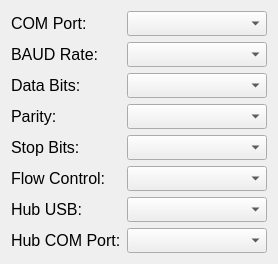
    <widget class="QWidget" name="layoutWidget_5">
     <property name="geometry">
      <rect>
       <x>10</x>
       <y>42</y>
       <width>261</width>
       <height>260</height>
      </rect>
     </property>
     <layout class="QVBoxLayout" name="verticalLayout_2">
      <item>
       <layout class="QHBoxLayout" name="horizontalLayout_6">
        <item>
         <widget class="QLabel" name="comLabel">
          <property name="sizePolicy">
           <sizepolicy hsizetype="Minimum" vsizetype="Minimum">
            <horstretch>0</horstretch>
            <verstretch>0</verstretch>
           </sizepolicy>
          </property>
          <property name="minimumSize">
           <size>
            <width>110</width>
            <height>25</height>
           </size>
          </property>
          <property name="maximumSize">
           <size>
            <width>110</width>
            <height>25</height>
           </size>
          </property>
          <property name="font">
           <font>
            <pointsize>12</pointsize>
           </font>
          </property>
          <property name="styleSheet">
           <string notr="true">color: black;</string>
          </property>
          <property name="text">
           <string>COM Port:</string>
          </property>
         </widget>
        </item>
        <item>
         <widget class="QComboBox" name="comPortComboBox">
          <property name="sizePolicy">
           <sizepolicy hsizetype="Fixed" vsizetype="Fixed">
            <horstretch>0</horstretch>
            <verstretch>0</verstretch>
           </sizepolicy>
          </property>
          <property name="minimumSize">
           <size>
            <width>140</width>
            <height>25</height>
           </size>
          </property>
          <property name="maximumSize">
           <size>
            <width>140</width>
            <height>25</height>
           </size>
          </property>
          <property name="baseSize">
           <size>
            <width>140</width>
            <height>25</height>
           </size>
          </property>
          <property name="font">
           <font>
            <pointsize>10</pointsize>
           </font>
          </property>
         </widget>
        </item>
       </layout>
      </item>
      <item>
       <layout class="QHBoxLayout" name="horizontalLayout_7">
        <item>
         <widget class="QLabel" name="baudLabel">
          <property name="sizePolicy">
           <sizepolicy hsizetype="Minimum" vsizetype="Minimum">
            <horstretch>0</horstretch>
            <verstretch>0</verstretch>
           </sizepolicy>
          </property>
          <property name="minimumSize">
           <size>
            <width>110</width>
            <height>25</height>
           </size>
          </property>
          <property name="maximumSize">
           <size>
            <width>110</width>
            <height>25</height>
           </size>
          </property>
          <property name="font">
           <font>
            <pointsize>12</pointsize>
           </font>
          </property>
          <property name="text">
           <string>BAUD Rate:</string>
          </property>
          <property name="alignment">
           <set>Qt::AlignmentFlag::AlignLeading|Qt::AlignmentFlag::AlignLeft|Qt::AlignmentFlag::AlignVCenter</set>
          </property>
         </widget>
        </item>
        <item>
         <widget class="QComboBox" name="baudSpeedComboBox">
          <property name="sizePolicy">
           <sizepolicy hsizetype="Fixed" vsizetype="Fixed">
            <horstretch>0</horstretch>
            <verstretch>0</verstretch>
           </sizepolicy>
          </property>
          <property name="minimumSize">
           <size>
            <width>140</width>
            <height>25</height>
           </size>
          </property>
          <property name="maximumSize">
           <size>
            <width>140</width>
            <height>25</height>
           </size>
          </property>
          <property name="baseSize">
           <size>
            <width>140</width>
            <height>25</height>
           </size>
          </property>
          <property name="font">
           <font>
            <pointsize>10</pointsize>
           </font>
          </property>
         </widget>
        </item>
       </layout>
      </item>
      <item>
       <layout class="QHBoxLayout" name="horizontalLayout_8">
        <item>
         <widget class="QLabel" name="dataLabel">
          <property name="sizePolicy">
           <sizepolicy hsizetype="Minimum" vsizetype="Minimum">
            <horstretch>0</horstretch>
            <verstretch>0</verstretch>
           </sizepolicy>
          </property>
          <property name="minimumSize">
           <size>
            <width>110</width>
            <height>25</height>
           </size>
          </property>
          <property name="maximumSize">
           <size>
            <width>110</width>
            <height>25</height>
           </size>
          </property>
          <property name="font">
           <font>
            <pointsize>12</pointsize>
           </font>
          </property>
          <property name="text">
           <string>Data Bits:</string>
          </property>
         </widget>
        </item>
        <item>
         <widget class="QComboBox" name="dataBitsComboBox">
          <property name="sizePolicy">
           <sizepolicy hsizetype="Fixed" vsizetype="Fixed">
            <horstretch>0</horstretch>
            <verstretch>0</verstretch>
           </sizepolicy>
          </property>
          <property name="minimumSize">
           <size>
            <width>140</width>
            <height>25</height>
           </size>
          </property>
          <property name="maximumSize">
           <size>
            <width>140</width>
            <height>25</height>
           </size>
          </property>
          <property name="baseSize">
           <size>
            <width>140</width>
            <height>25</height>
           </size>
          </property>
          <property name="font">
           <font>
            <pointsize>10</pointsize>
           </font>
          </property>
         </widget>
        </item>
       </layout>
      </item>
      <item>
       <layout class="QHBoxLayout" name="horizontalLayout_9">
        <item>
         <widget class="QLabel" name="parityLabel">
          <property name="sizePolicy">
           <sizepolicy hsizetype="Minimum" vsizetype="Minimum">
            <horstretch>0</horstretch>
            <verstretch>0</verstretch>
           </sizepolicy>
          </property>
          <property name="minimumSize">
           <size>
            <width>110</width>
            <height>25</height>
           </size>
          </property>
          <property name="maximumSize">
           <size>
            <width>110</width>
            <height>25</height>
           </size>
          </property>
          <property name="font">
           <font>
            <pointsize>12</pointsize>
           </font>
          </property>
          <property name="text">
           <string>Parity:</string>
          </property>
          <property name="alignment">
           <set>Qt::AlignmentFlag::AlignLeading|Qt::AlignmentFlag::AlignLeft|Qt::AlignmentFlag::AlignVCenter</set>
          </property>
         </widget>
        </item>
        <item>
         <widget class="QComboBox" name="parityComboBox">
          <property name="sizePolicy">
           <sizepolicy hsizetype="Fixed" vsizetype="Fixed">
            <horstretch>0</horstretch>
            <verstretch>0</verstretch>
           </sizepolicy>
          </property>
          <property name="minimumSize">
           <size>
            <width>140</width>
            <height>25</height>
           </size>
          </property>
          <property name="maximumSize">
           <size>
            <width>140</width>
            <height>25</height>
           </size>
          </property>
          <property name="baseSize">
           <size>
            <width>140</width>
            <height>25</height>
           </size>
          </property>
          <property name="font">
           <font>
            <pointsize>10</pointsize>
           </font>
          </property>
         </widget>
        </item>
       </layout>
      </item>
      <item>
       <layout class="QHBoxLayout" name="horizontalLayout_10">
        <item>
         <widget class="QLabel" name="stopLabel">
          <property name="sizePolicy">
           <sizepolicy hsizetype="Fixed" vsizetype="Fixed">
            <horstretch>0</horstretch>
            <verstretch>0</verstretch>
           </sizepolicy>
          </property>
          <property name="minimumSize">
           <size>
            <width>110</width>
            <height>25</height>
           </size>
          </property>
          <property name="maximumSize">
           <size>
            <width>110</width>
            <height>25</height>
           </size>
          </property>
          <property name="baseSize">
           <size>
            <width>11</width>
            <height>25</height>
           </size>
          </property>
          <property name="font">
           <font>
            <pointsize>12</pointsize>
           </font>
          </property>
          <property name="text">
           <string>Stop Bits:</string>
          </property>
         </widget>
        </item>
        <item>
         <widget class="QComboBox" name="stopBitsComboBox">
          <property name="sizePolicy">
           <sizepolicy hsizetype="Fixed" vsizetype="Fixed">
            <horstretch>0</horstretch>
            <verstretch>0</verstretch>
           </sizepolicy>
          </property>
          <property name="minimumSize">
           <size>
            <width>140</width>
            <height>25</height>
           </size>
          </property>
          <property name="maximumSize">
           <size>
            <width>140</width>
            <height>25</height>
           </size>
          </property>
          <property name="baseSize">
           <size>
            <width>140</width>
            <height>25</height>
           </size>
          </property>
          <property name="font">
           <font>
            <pointsize>10</pointsize>
           </font>
          </property>
         </widget>
        </item>
       </layout>
      </item>
      <item>
       <layout class="QHBoxLayout" name="horizontalLayout_11">
        <item>
         <widget class="QLabel" name="flowLabel">
          <property name="sizePolicy">
           <sizepolicy hsizetype="Fixed" vsizetype="Fixed">
            <horstretch>0</horstretch>
            <verstretch>0</verstretch>
           </sizepolicy>
          </property>
          <property name="minimumSize">
           <size>
            <width>110</width>
            <height>25</height>
           </size>
          </property>
          <property name="maximumSize">
           <size>
            <width>100</width>
            <height>25</height>
           </size>
          </property>
          <property name="baseSize">
           <size>
            <width>110</width>
            <height>25</height>
           </size>
          </property>
          <property name="font">
           <font>
            <pointsize>12</pointsize>
           </font>
          </property>
          <property name="text">
           <string>Flow Control:</string>
          </property>
         </widget>
        </item>
        <item>
         <widget class="QComboBox" name="flowControlComboBox">
          <property name="sizePolicy">
           <sizepolicy hsizetype="Fixed" vsizetype="Fixed">
            <horstretch>0</horstretch>
            <verstretch>0</verstretch>
           </sizepolicy>
          </property>
          <property name="minimumSize">
           <size>
            <width>140</width>
            <height>25</height>
           </size>
          </property>
          <property name="maximumSize">
           <size>
            <width>140</width>
            <height>25</height>
           </size>
          </property>
          <property name="baseSize">
           <size>
            <width>140</width>
            <height>25</height>
           </size>
          </property>
          <property name="font">
           <font>
            <pointsize>10</pointsize>
           </font>
          </property>
         </widget>
        </item>
       </layout>
      </item>
      <item>
       <layout class="QHBoxLayout" name="horizontalLayout_12">
        <item>
         <widget class="QLabel" name="dipLabel">
          <property name="sizePolicy">
           <sizepolicy hsizetype="Preferred" vsizetype="Fixed">
            <horstretch>0</horstretch>
            <verstretch>0</verstretch>
           </sizepolicy>
          </property>
          <property name="minimumSize">
           <size>
            <width>110</width>
            <height>25</height>
           </size>
          </property>
          <property name="maximumSize">
           <size>
            <width>110</width>
            <height>25</height>
           </size>
          </property>
          <property name="baseSize">
           <size>
            <width>110</width>
            <height>25</height>
           </size>
          </property>
          <property name="font">
           <font>
            <pointsize>12</pointsize>
           </font>
          </property>
          <property name="text">
           <string>Hub USB:</string>
          </property>
         </widget>
        </item>
        <item>
         <widget class="QComboBox" name="dipSwitchComboBox">
          <property name="sizePolicy">
           <sizepolicy hsizetype="Fixed" vsizetype="Fixed">
            <horstretch>0</horstretch>
            <verstretch>0</verstretch>
           </sizepolicy>
          </property>
          <property name="minimumSize">
           <size>
            <width>140</width>
            <height>25</height>
           </size>
          </property>
          <property name="maximumSize">
           <size>
            <width>140</width>
            <height>25</height>
           </size>
          </property>
          <property name="baseSize">
           <size>
            <width>140</width>
            <height>25</height>
           </size>
          </property>
          <property name="font">
           <font>
            <pointsize>10</pointsize>
           </font>
          </property>
         </widget>
        </item>
       </layout>
      </item>
      <item>
       <layout class="QHBoxLayout" name="horizontalLayout_23">
        <item>
         <widget class="QLabel" name="hubLabel">
          <property name="sizePolicy">
           <sizepolicy hsizetype="Fixed" vsizetype="Fixed">
            <horstretch>0</horstretch>
            <verstretch>0</verstretch>
           </sizepolicy>
          </property>
          <property name="minimumSize">
           <size>
            <width>110</width>
            <height>25</height>
           </size>
          </property>
          <property name="maximumSize">
           <size>
            <width>110</width>
            <height>25</height>
           </size>
          </property>
          <property name="baseSize">
           <size>
            <width>110</width>
            <height>25</height>
           </size>
          </property>
          <property name="font">
           <font>
            <pointsize>12</pointsize>
           </font>
          </property>
          <property name="text">
           <string>Hub COM Port:</string>
          </property>
         </widget>
        </item>
        <item>
         <widget class="QComboBox" name="hubComComboBox">
          <property name="sizePolicy">
           <sizepolicy hsizetype="Fixed" vsizetype="Fixed">
            <horstretch>0</horstretch>
            <verstretch>0</verstretch>
           </sizepolicy>
          </property>
          <property name="minimumSize">
           <size>
            <width>140</width>
            <height>25</height>
           </size>
          </property>
          <property name="maximumSize">
           <size>
            <width>140</width>
            <height>25</height>
           </size>
          </property>
          <property name="baseSize">
           <size>
            <width>140</width>
            <height>25</height>
           </size>
          </property>
          <property name="font">
           <font>
            <pointsize>10</pointsize>
           </font>
          </property>
         </widget>
        </item>
       </layout>
      </item>
     </layout>
    </widget>
